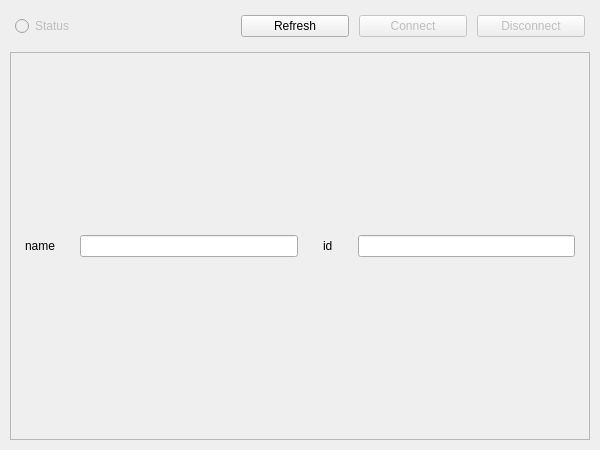
<?xml version="1.0" encoding="UTF-8"?>
<ui version="4.0">
 <class>instrument_widget</class>
 <widget class="QWidget" name="instrument_widget">
  <property name="geometry">
   <rect>
    <x>0</x>
    <y>0</y>
    <width>600</width>
    <height>450</height>
   </rect>
  </property>
  <property name="minimumSize">
   <size>
    <width>600</width>
    <height>300</height>
   </size>
  </property>
  <property name="windowTitle">
   <string>Instrument</string>
  </property>
  <layout class="QVBoxLayout" name="verticalLayout_3">
   <property name="spacing">
    <number>10</number>
   </property>
   <property name="leftMargin">
    <number>5</number>
   </property>
   <property name="topMargin">
    <number>5</number>
   </property>
   <property name="rightMargin">
    <number>5</number>
   </property>
   <property name="bottomMargin">
    <number>5</number>
   </property>
   <item>
    <layout class="QVBoxLayout" name="instrument_widget_layout" stretch="1,4">
     <property name="spacing">
      <number>10</number>
     </property>
     <property name="leftMargin">
      <number>5</number>
     </property>
     <property name="topMargin">
      <number>5</number>
     </property>
     <property name="rightMargin">
      <number>5</number>
     </property>
     <property name="bottomMargin">
      <number>5</number>
     </property>
     <item>
      <layout class="QHBoxLayout" name="button_layout" stretch="2,1,1,1">
       <property name="spacing">
        <number>10</number>
       </property>
       <property name="leftMargin">
        <number>5</number>
       </property>
       <property name="topMargin">
        <number>5</number>
       </property>
       <property name="rightMargin">
        <number>5</number>
       </property>
       <property name="bottomMargin">
        <number>5</number>
       </property>
       <item>
        <widget class="QRadioButton" name="status_button">
         <property name="enabled">
          <bool>false</bool>
         </property>
         <property name="layoutDirection">
          <enum>Qt::LeftToRight</enum>
         </property>
         <property name="text">
          <string>Status</string>
         </property>
         <property name="checkable">
          <bool>true</bool>
         </property>
        </widget>
       </item>
       <item>
        <widget class="QPushButton" name="refresh_button">
         <property name="text">
          <string>Refresh</string>
         </property>
        </widget>
       </item>
       <item>
        <widget class="QPushButton" name="connect_button">
         <property name="enabled">
          <bool>false</bool>
         </property>
         <property name="text">
          <string>Connect</string>
         </property>
        </widget>
       </item>
       <item>
        <widget class="QPushButton" name="disconnect_button">
         <property name="enabled">
          <bool>false</bool>
         </property>
         <property name="text">
          <string>Disconnect</string>
         </property>
        </widget>
       </item>
      </layout>
     </item>
     <item>
      <widget class="QScrollArea" name="scroll_area">
       <property name="widgetResizable">
        <bool>true</bool>
       </property>
       <widget class="QWidget" name="scroll_area_contents">
        <property name="geometry">
         <rect>
          <x>0</x>
          <y>0</y>
          <width>578</width>
          <height>334</height>
         </rect>
        </property>
        <layout class="QVBoxLayout" name="verticalLayout">
         <item>
          <layout class="QGridLayout" name="p_layout" rowstretch="0" columnstretch="0,0,0,0">
           <property name="leftMargin">
            <number>5</number>
           </property>
           <property name="topMargin">
            <number>5</number>
           </property>
           <property name="rightMargin">
            <number>5</number>
           </property>
           <property name="bottomMargin">
            <number>5</number>
           </property>
           <property name="spacing">
            <number>25</number>
           </property>
           <item row="0" column="2">
            <widget class="QLabel" name="id_label">
             <property name="text">
              <string>id</string>
             </property>
             <property name="alignment">
              <set>Qt::AlignLeading|Qt::AlignLeft|Qt::AlignVCenter</set>
             </property>
            </widget>
           </item>
           <item row="0" column="0">
            <widget class="QLabel" name="name_label">
             <property name="text">
              <string>name</string>
             </property>
             <property name="alignment">
              <set>Qt::AlignLeading|Qt::AlignLeft|Qt::AlignVCenter</set>
             </property>
            </widget>
           </item>
           <item row="0" column="3">
            <widget class="QLineEdit" name="id">
             <property name="sizePolicy">
              <sizepolicy hsizetype="Expanding" vsizetype="Fixed">
               <horstretch>0</horstretch>
               <verstretch>0</verstretch>
              </sizepolicy>
             </property>
             <property name="alignment">
              <set>Qt::AlignLeading|Qt::AlignLeft|Qt::AlignVCenter</set>
             </property>
             <property name="readOnly">
              <bool>true</bool>
             </property>
            </widget>
           </item>
           <item row="0" column="1">
            <widget class="QLineEdit" name="name">
             <property name="sizePolicy">
              <sizepolicy hsizetype="Expanding" vsizetype="Preferred">
               <horstretch>0</horstretch>
               <verstretch>0</verstretch>
              </sizepolicy>
             </property>
             <property name="alignment">
              <set>Qt::AlignLeading|Qt::AlignLeft|Qt::AlignVCenter</set>
             </property>
            </widget>
           </item>
          </layout>
         </item>
        </layout>
       </widget>
      </widget>
     </item>
    </layout>
   </item>
  </layout>
 </widget>
 <resources/>
 <connections/>
</ui>
